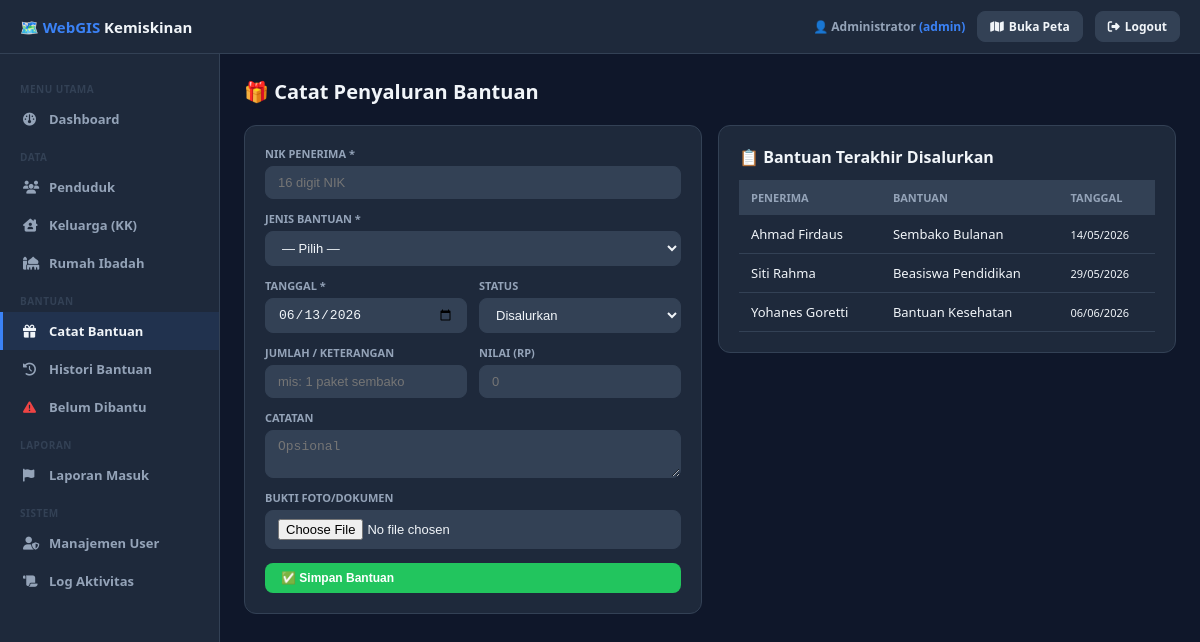
The app's page /webgis-kemiskinan/admin/bantuan.php (signed in) with its own data.
### tables this page shows
CREATE TABLE histori_bantuan (
  id              INT UNSIGNED AUTO_INCREMENT PRIMARY KEY,
  nik             VARCHAR(16)   NOT NULL,
  id_jenis_bantuan INT UNSIGNED NOT NULL,
  id_keluarga     INT UNSIGNED  NULL,
  rumah_ibadah_id INT UNSIGNED  NULL,
  tanggal         DATE          NOT NULL,
  jumlah          VARCHAR(100)  NULL,
  nilai_rupiah    DECIMAL(15,2) NULL,
  status_penyaluran ENUM('dijadwalkan','disalurkan','dibatalkan') NOT NULL DEFAULT 'dijadwalkan',
  catatan         TEXT          NULL,
  bukti_file      VARCHAR(255)  NULL,
  disalurkan_oleh INT UNSIGNED  NULL,
  created_at      TIMESTAMP     NOT NULL DEFAULT CURRENT_TIMESTAMP,
  updated_at      TIMESTAMP     NOT NULL DEFAULT CURRENT_TIMESTAMP ON UPDATE CURRENT_TIMESTAMP,
  INDEX idx_hb_nik     (nik),
  INDEX idx_hb_tanggal (tanggal),
  INDEX idx_hb_status  (status_penyaluran),
  CONSTRAINT fk_hb_nik   FOREIGN KEY (nik)              REFERENCES penduduk(nik)     ON DELETE CASCADE,
  CONSTRAINT fk_hb_jenis FOREIGN KEY (id_jenis_bantuan) REFERENCES jenis_bantuan(id),
  CONSTRAINT fk_hb_kk    FOREIGN KEY (id_keluarga)      REFERENCES keluarga(id)      ON DELETE SET NULL,
  CONSTRAINT fk_hb_ri    FOREIGN KEY (rumah_ibadah_id)  REFERENCES rumah_ibadah(id)  ON DELETE SET NULL,
  CONSTRAINT fk_hb_user  FOREIGN KEY (disalurkan_oleh)  REFERENCES users(id)         ON DELETE SET NULL
);

CREATE TABLE penduduk (
  nik             VARCHAR(16)   NOT NULL PRIMARY KEY,
  id_keluarga     INT UNSIGNED  NULL,
  nama_lengkap    VARCHAR(200)  NOT NULL,
  jenis_kelamin   ENUM('L','P') NOT NULL,
  tanggal_lahir   DATE          NOT NULL,
  umur            TINYINT UNSIGNED NULL,
  status_keluarga ENUM('kepala_keluarga','istri','anak','menantu','cucu','orang_tua','mertua','anggota_lain') NOT NULL DEFAULT 'anggota_lain',
  status_perkawinan ENUM('belum_kawin','kawin','cerai_hidup','cerai_mati') NOT NULL DEFAULT 'belum_kawin',
  status_hidup    ENUM('hidup','meninggal') NOT NULL DEFAULT 'hidup',
  pendidikan_terakhir ENUM('tidak_sekolah','SD','SMP','SMA','SMK','D1','D2','D3','S1','S2','S3') NOT NULL DEFAULT 'tidak_sekolah',
  status_pendidikan   ENUM('sekolah','tidak_sekolah','lulus') NOT NULL DEFAULT 'tidak_sekolah',
  pekerjaan       VARCHAR(150)  NULL,
  penghasilan     DECIMAL(15,2) NULL DEFAULT 0,
  status_ekonomi  ENUM('miskin','rentan','mampu') NOT NULL DEFAULT 'rentan',
  kondisi_kesehatan ENUM('sehat','sakit_ringan','sakit_parah','disabilitas') NOT NULL DEFAULT 'sehat',
  catatan_kesehatan TEXT         NULL,
  no_telp         VARCHAR(20)   NULL,
  alamat          TEXT          NULL,
  latitude        DECIMAL(10,7) NULL,
  longitude       DECIMAL(10,7) NULL,
  foto            VARCHAR(255)  NULL,
  created_at      TIMESTAMP     NOT NULL DEFAULT CURRENT_TIMESTAMP,
  updated_at      TIMESTAMP     NOT NULL DEFAULT CURRENT_TIMESTAMP ON UPDATE CURRENT_TIMESTAMP,
  INDEX idx_pddk_keluarga   (id_keluarga),
  INDEX idx_pddk_status_ek  (status_ekonomi),
  INDEX idx_pddk_status_hid (status_hidup),
  INDEX idx_pddk_latlng     (latitude, longitude),
  CONSTRAINT fk_pddk_keluarga FOREIGN KEY (id_keluarga) REFERENCES keluarga(id) ON DELETE SET NULL
);

CREATE TABLE jenis_bantuan (
  id          INT UNSIGNED AUTO_INCREMENT PRIMARY KEY,
  nama        VARCHAR(150)  NOT NULL,
  kategori    ENUM('sembako','pendidikan','kesehatan','ekonomi','perumahan','lainnya') NOT NULL DEFAULT 'lainnya',
  sumber      VARCHAR(150)  NULL,
  satuan      VARCHAR(50)   NULL,
  deskripsi   TEXT          NULL,
  aktif       TINYINT(1)    NOT NULL DEFAULT 1,
  created_at  TIMESTAMP     NOT NULL DEFAULT CURRENT_TIMESTAMP
);

### webgis-kemiskinan/php/koneksi.php (called while the page is built, shortened)
<?php
function h(string $s): string {
    return htmlspecialchars($s, ENT_QUOTES, 'UTF-8');
}

### webgis-kemiskinan/admin/bantuan.php (the view, shortened to what this page needs)
<?php
require_once __DIR__ . '/_layout.php';
$nikPre  = $_GET['nik'] ?? '';
?>
<div class="page-title">🎁 Catat Penyaluran Bantuan</div>
<div style="display:grid;grid-template-columns:1fr 1fr;gap:16px">
<div>
<div class="card">
  <form method="POST" enctype="multipart/form-data">
    <div class="form-grid">
      <div class="form-group full">
        <label>NIK Penerima *</label>
        <input name="nik" maxlength="16" value="<?= h($nikPre) ?>" placeholder="16 digit NIK" required onblur="cekPenduduk(this.value)">
      </div>
      <div class="form-group full">
        <label>Jenis Bantuan *</label>
        <select name="id_jenis_bantuan" required>
          <option value="">— Pilih —</option>
        </select>
      </div>
      <div class="form-group">
        <label>Tanggal *</label>
        <input type="date" name="tanggal" required value="<?= date('Y-m-d') ?>">
      </div>
      <div class="form-group">
        <label>Status</label>
        <select name="status_penyaluran">
          <option value="disalurkan">Disalurkan</option>
        </select>
      </div>
      <div class="form-group">
        <label>Jumlah / Keterangan</label>
        <input name="jumlah" placeholder="mis: 1 paket sembako">
      </div>
      <div class="form-group">
        <label>Nilai (Rp)</label>
        <input type="number" name="nilai_rupiah" placeholder="0">
      </div>
      <div class="form-group full">
        <label>Catatan</label>
        <textarea name="catatan" rows="2" placeholder="Opsional"></textarea>
      </div>
      <div class="form-group full">
        <label>Bukti Foto/Dokumen</label>
        <input type="file" name="bukti" accept=".jpg,.jpeg,.png,.webp,.pdf">
      </div>
    </div>
    <button type="submit" name="save" value="1" class="btn btn-success" style="margin-top:14px;width:100%">✅ Simpan Bantuan</button>
  </form>
</div>
</div>
<div>
<div class="card">
  <strong>📋 Bantuan Terakhir Disalurkan</strong>
  <table style="margin-top:12px">
    <thead><tr><th>Penerima</th><th>Bantuan</th><th>Tanggal</th></tr></thead>
    <tbody>
    <?php
    $recent = $pdo->query("
        SELECT p.nama_lengkap, jb.nama AS nama_bantuan, hb.tanggal
        FROM histori_bantuan hb
        JOIN penduduk p ON p.nik=hb.nik
        JOIN jenis_bantuan jb ON jb.id=hb.id_jenis_bantuan
        WHERE hb.status_penyaluran='disalurkan'
        ORDER BY hb.created_at DESC LIMIT 10
    ")->fetchAll();
    foreach ($recent as $r): ?>
    <tr>
      <td><?= h($r['nama_lengkap']) ?></td>
      <td><?= h($r['nama_bantuan']) ?></td>
      <td style="font-size:11px"><?= date('d/m/Y', strtotime($r['tanggal'])) ?></td>
    </tr>
    <?php endforeach; ?>
    </tbody>
  </table>
</div>
</div>
</div>

### webgis-kemiskinan/admin/_layout.php (style rules this page uses)
* { box-sizing:border-box;margin:0;padding:0 }
:root { --bg:#0f172a;--sur:#1e293b;--sur2:#334155;--acc:#3b82f6;--green:#22c55e;--red:#ef4444;--yellow:#f59e0b;--txt:#f1f5f9;--txt2:#94a3b8;--brd:#334155;--rad:12px }
body { font-family:'Segoe UI',system-ui,sans-serif;background:var(--bg);color:var(--txt);min-height:100vh }
.page-title { font-size:20px;font-weight:900;margin-bottom:20px;display:flex;align-items:center;gap:10px }
.card { background:var(--sur);border:1px solid var(--brd);border-radius:var(--rad);padding:20px;margin-bottom:16px }
table { width:100%;border-collapse:collapse;font-size:13px }
th { background:var(--sur2);padding:10px 12px;text-align:left;font-size:11px;font-weight:900;color:var(--txt2);text-transform:uppercase }
td { padding:10px 12px;border-bottom:1px solid var(--brd) }
.btn { padding:8px 16px;border-radius:8px;border:none;cursor:pointer;font-weight:700;font-size:12px;display:inline-flex;align-items:center;gap:5px;transition:.2s;text-decoration:none }
.btn-success { background:var(--green);color:#fff }
input,select,textarea { background:var(--sur2);border:1px solid var(--brd);color:var(--txt);padding:8px 12px;border-radius:8px;font-size:13px;width:100% }
.form-grid { display:grid;grid-template-columns:1fr 1fr;gap:12px }
.form-group { display:flex;flex-direction:column;gap:5px }
.form-group.full { grid-column:1/-1 }
label { font-size:11px;font-weight:700;color:var(--txt2);text-transform:uppercase }

### records on screen
histori_bantuan: nik.nama_lengkap "Ahmad Firdaus", id_jenis_bantuan.nama "Sembako Bulanan", tanggal "14/05/2026"
histori_bantuan: nik.nama_lengkap "Siti Rahma", id_jenis_bantuan.nama "Beasiswa Pendidikan", tanggal "29/05/2026"
histori_bantuan: nik.nama_lengkap "Yohanes Goretti", id_jenis_bantuan.nama "Bantuan Kesehatan", tanggal "06/06/2026"

### other values on screen
$user "Administrator"
$role "admin"
